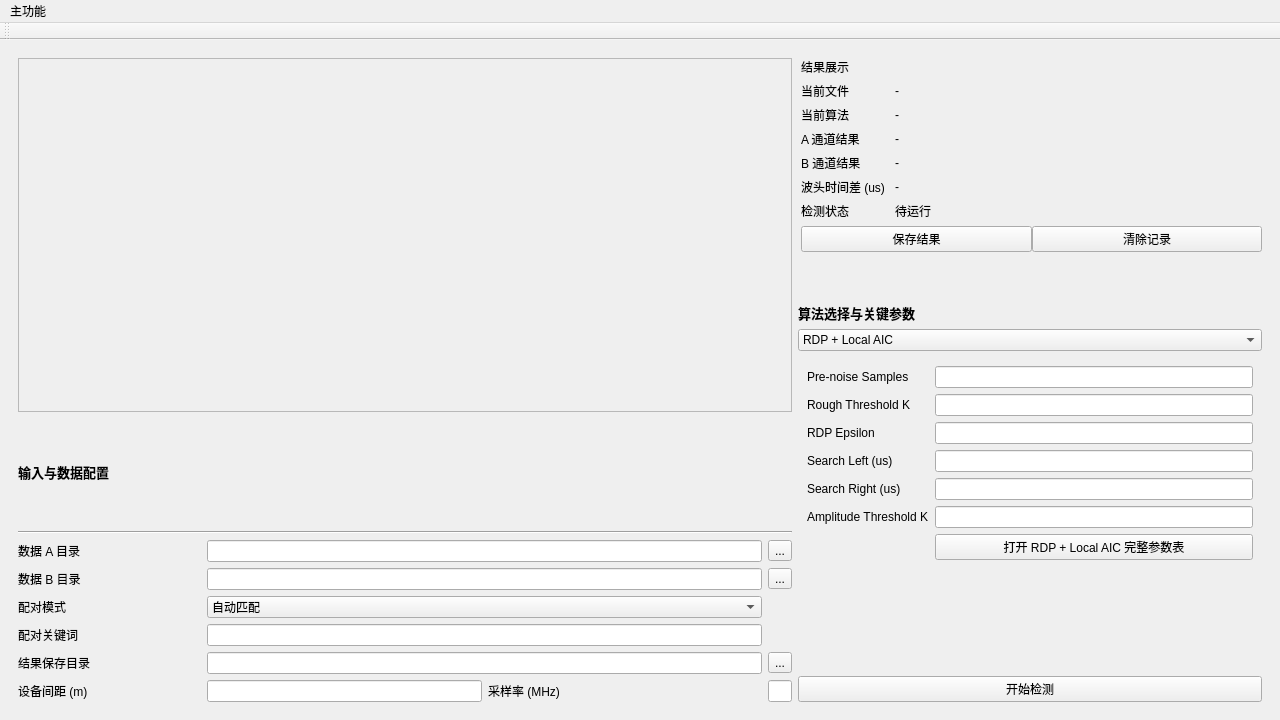
<?xml version='1.0' encoding='UTF-8'?>
<ui version="4.0">
 <class>MainWindow</class>
 <widget class="QMainWindow" name="MainWindow">
  <property name="geometry">
   <rect>
    <x>0</x>
    <y>0</y>
    <width>1280</width>
    <height>720</height>
   </rect>
  </property>
  <property name="windowTitle">
   <string>Wavefront Locator</string>
  </property>
  <widget class="QWidget" name="centralwidget">
   <layout class="QHBoxLayout" name="horizontalLayout" stretch="0">
    <item>
     <widget class="QStackedWidget" name="mainStackedWidget">
      <widget class="QWidget" name="pageWavefrontDetection">
       <layout class="QHBoxLayout" name="horizontalLayout_3" stretch="5,3">
        <item>
         <layout class="QVBoxLayout" name="verticalLayout" stretch="5,4">
          <item>
           <widget class="QFrame" name="framePlotContainer">
            <property name="frameShape">
             <enum>QFrame::StyledPanel</enum>
            </property>
            <property name="frameShadow">
             <enum>QFrame::Raised</enum>
            </property>
           </widget>
          </item>
          <item>
           <layout class="QHBoxLayout" name="horizontalLayout_2" stretch="4">
            <item>
             <layout class="QGridLayout" name="gridLayout_3" columnstretch="2,3,3,1">
              <item row="3" column="1" colspan="2">
               <widget class="QLineEdit" name="editInputDirB">
                <property name="fieldKey" stdset="0">
                 <string>input_dir_b</string>
                </property>
               </widget>
              </item>
              <item row="4" column="0">
               <widget class="QLabel" name="labelMatchMode">
                <property name="text">
                 <string>配对模式</string>
                </property>
               </widget>
              </item>
              <item row="2" column="3">
               <widget class="QToolButton" name="btnBrowseInputDirA">
                <property name="text">
                 <string>...</string>
                </property>
                <property name="targetFieldKey" stdset="0">
                 <string>input_dir_a</string>
                </property>
               </widget>
              </item>
              <item row="6" column="3">
               <widget class="QToolButton" name="btnBrowseOutputDir">
                <property name="text">
                 <string>...</string>
                </property>
                <property name="targetFieldKey" stdset="0">
                 <string>output_dir</string>
                </property>
               </widget>
              </item>
              <item row="5" column="1" colspan="2">
               <widget class="QLineEdit" name="editPairKeyword">
                <property name="fieldKey" stdset="0">
                 <string>pair_keyword</string>
                </property>
               </widget>
              </item>
              <item row="2" column="0">
               <widget class="QLabel" name="labelInputDirA">
                <property name="text">
                 <string>数据 A 目录</string>
                </property>
               </widget>
              </item>
              <item row="7" column="2">
               <widget class="QLabel" name="labelSamplingFreq">
                <property name="text">
                 <string>采样率 (MHz)</string>
                </property>
               </widget>
              </item>
              <item row="6" column="0">
               <widget class="QLabel" name="labelOutputDir">
                <property name="text">
                 <string>结果保存目录</string>
                </property>
               </widget>
              </item>
              <item row="7" column="3">
               <widget class="QLineEdit" name="editSamplingFreqMHz">
                <property name="sizePolicy">
                 <sizepolicy hsizetype="Ignored" vsizetype="Fixed">
                  <horstretch>0</horstretch>
                  <verstretch>0</verstretch>
                 </sizepolicy>
                </property>
                <property name="fieldKey" stdset="0">
                 <string>sampling_freq_mhz</string>
                </property>
               </widget>
              </item>
              <item row="3" column="3">
               <widget class="QToolButton" name="btnBrowseInputDirB">
                <property name="text">
                 <string>...</string>
                </property>
                <property name="targetFieldKey" stdset="0">
                 <string>input_dir_b</string>
                </property>
               </widget>
              </item>
              <item row="0" column="0" colspan="4">
               <widget class="QLabel" name="labelInputSectionTitle">
                <property name="font">
                 <font>
                  <pointsize>10</pointsize>
                  <bold>true</bold>
                 </font>
                </property>
                <property name="text">
                 <string>输入与数据配置</string>
                </property>
               </widget>
              </item>
              <item row="5" column="0">
               <widget class="QLabel" name="labelPairKeyword">
                <property name="text">
                 <string>配对关键词</string>
                </property>
               </widget>
              </item>
              <item row="6" column="1" colspan="2">
               <widget class="QLineEdit" name="editOutputDir">
                <property name="fieldKey" stdset="0">
                 <string>output_dir</string>
                </property>
               </widget>
              </item>
              <item row="1" column="0" colspan="4">
               <widget class="Line" name="line">
                <property name="orientation">
                 <enum>Qt::Horizontal</enum>
                </property>
               </widget>
              </item>
              <item row="7" column="0">
               <widget class="QLabel" name="labelSensorDistance">
                <property name="text">
                 <string>设备间距 (m)</string>
                </property>
               </widget>
              </item>
              <item row="2" column="1" colspan="2">
               <widget class="QLineEdit" name="editInputDirA">
                <property name="fieldKey" stdset="0">
                 <string>input_dir_a</string>
                </property>
               </widget>
              </item>
              <item row="4" column="1" colspan="2">
               <widget class="QComboBox" name="comboMatchMode">
                <item>
                 <property name="text">
                  <string>自动匹配</string>
                 </property>
                </item>
                <item>
                 <property name="text">
                  <string>指定关键词</string>
                 </property>
                </item>
                <property name="fieldKey" stdset="0">
                 <string>pair_mode</string>
                </property>
               </widget>
              </item>
              <item row="7" column="1">
               <widget class="QLineEdit" name="editSensorDistanceM">
                <property name="fieldKey" stdset="0">
                 <string>sensor_distance_m</string>
                </property>
               </widget>
              </item>
              <item row="3" column="0">
               <widget class="QLabel" name="labelInputDirB">
                <property name="text">
                 <string>数据 B 目录</string>
                </property>
               </widget>
              </item>
             </layout>
            </item>
           </layout>
          </item>
         </layout>
        </item>
        <item>
         <layout class="QVBoxLayout" name="verticalLayout_2" stretch="3,5">
          <item>
           <layout class="QFormLayout" name="formLayout">
            <property name="horizontalSpacing">
             <number>10</number>
            </property>
            <property name="verticalSpacing">
             <number>6</number>
            </property>
            <property name="leftMargin">
             <number>3</number>
            </property>
            <property name="rightMargin">
             <number>0</number>
            </property>
            <property name="bottomMargin">
             <number>0</number>
            </property>
            <item row="0" column="0" colspan="2">
             <widget class="QLabel" name="labelResultSectionTitle">
              <property name="text">
               <string>结果展示</string>
              </property>
             </widget>
            </item>
            <item row="1" column="0">
             <widget class="QLabel" name="labelCurrentFile">
              <property name="text">
               <string>当前文件</string>
              </property>
             </widget>
            </item>
            <item row="1" column="1">
             <widget class="QLabel" name="valueCurrentFile">
              <property name="text">
               <string>-</string>
              </property>
             </widget>
            </item>
            <item row="2" column="0">
             <widget class="QLabel" name="labelCurrentAlgorithm">
              <property name="text">
               <string>当前算法</string>
              </property>
             </widget>
            </item>
            <item row="2" column="1">
             <widget class="QLabel" name="valueCurrentAlgorithm">
              <property name="text">
               <string>-</string>
              </property>
             </widget>
            </item>
            <item row="3" column="0">
             <widget class="QLabel" name="labelChannelAResult">
              <property name="text">
               <string>A 通道结果</string>
              </property>
             </widget>
            </item>
            <item row="3" column="1">
             <widget class="QLabel" name="valueChannelAResult">
              <property name="text">
               <string>-</string>
              </property>
             </widget>
            </item>
            <item row="4" column="0">
             <widget class="QLabel" name="labelChannelBResult">
              <property name="text">
               <string>B 通道结果</string>
              </property>
             </widget>
            </item>
            <item row="4" column="1">
             <widget class="QLabel" name="valueChannelBResult">
              <property name="text">
               <string>-</string>
              </property>
             </widget>
            </item>
            <item row="5" column="0">
             <widget class="QLabel" name="labelTimeDifference">
              <property name="text">
               <string>波头时间差 (us)</string>
              </property>
             </widget>
            </item>
            <item row="5" column="1">
             <widget class="QLabel" name="valueTimeDifference">
              <property name="text">
               <string>-</string>
              </property>
             </widget>
            </item>
            <item row="6" column="0">
             <widget class="QLabel" name="labelDetectionStatus">
              <property name="text">
               <string>检测状态</string>
              </property>
             </widget>
            </item>
            <item row="6" column="1">
             <widget class="QLabel" name="valueDetectionStatus">
              <property name="text">
               <string>待运行</string>
              </property>
             </widget>
            </item>
            <item row="7" column="0" colspan="2">
             <layout class="QHBoxLayout" name="horizontalLayout_4">
              <item>
               <widget class="QPushButton" name="btnSaveResult">
                <property name="sizePolicy">
                 <sizepolicy hsizetype="Minimum" vsizetype="Fixed">
                  <horstretch>0</horstretch>
                  <verstretch>0</verstretch>
                 </sizepolicy>
                </property>
                <property name="minimumSize">
                 <size>
                  <width>60</width>
                  <height>0</height>
                 </size>
                </property>
                <property name="text">
                 <string>保存结果</string>
                </property>
                <property name="actionKey" stdset="0">
                 <string>save_result</string>
                </property>
               </widget>
              </item>
              <item>
               <widget class="QPushButton" name="btnClearResult">
                <property name="minimumSize">
                 <size>
                  <width>60</width>
                  <height>0</height>
                 </size>
                </property>
                <property name="text">
                 <string>清除记录</string>
                </property>
                <property name="actionKey" stdset="0">
                 <string>clear_result</string>
                </property>
               </widget>
              </item>
             </layout>
            </item>
           </layout>
          </item>
          <item>
           <layout class="QVBoxLayout" name="verticalLayout_3">
            <item>
             <widget class="QLabel" name="labelAlgorithmSectionTitle">
              <property name="font">
               <font>
                <pointsize>10</pointsize>
                <bold>true</bold>
               </font>
              </property>
              <property name="text">
               <string>算法选择与关键参数</string>
              </property>
             </widget>
            </item>
            <item>
             <widget class="QComboBox" name="comboAlgorithm">
              <item>
               <property name="text">
                <string>RDP + Local AIC</string>
               </property>
              </item>
              <item>
               <property name="text">
                <string>RDP + Global ICEEMDAN-TEO</string>
               </property>
              </item>
              <property name="fieldKey" stdset="0">
               <string>algorithm_id</string>
              </property>
              <property name="toolTip">
               <string>Select algorithm and switch the corresponding key-parameter page</string>
              </property>
             </widget>
            </item>
            <item>
             <widget class="QStackedWidget" name="stackedAlgorithmKeyParams">
              <property name="currentIndex">
               <number>0</number>
              </property>
              <widget class="QWidget" name="pageRdpLocalAicKeyParams">
               <layout class="QFormLayout" name="formLayoutRdpLocalAicKeyParams">
                <item row="0" column="0">
                 <widget class="QLabel" name="labelRdpPreN">
                  <property name="text">
                   <string>Pre-noise Samples</string>
                  </property>
                 </widget>
                </item>
                <item row="0" column="1">
                 <widget class="QLineEdit" name="editRdpLocalAic_pre_n">
                  <property name="algorithmId" stdset="0">
                   <string>rdp_local_aic</string>
                  </property>
                  <property name="paramKey" stdset="0">
                   <string>pre_n</string>
                  </property>
                  <property name="paramType" stdset="0">
                   <string>int</string>
                  </property>
                 </widget>
                </item>
                <item row="1" column="0">
                 <widget class="QLabel" name="labelRdpRoughK">
                  <property name="text">
                   <string>Rough Threshold K</string>
                  </property>
                 </widget>
                </item>
                <item row="1" column="1">
                 <widget class="QLineEdit" name="editRdpLocalAic_rough_k">
                  <property name="algorithmId" stdset="0">
                   <string>rdp_local_aic</string>
                  </property>
                  <property name="paramKey" stdset="0">
                   <string>rough_k</string>
                  </property>
                  <property name="paramType" stdset="0">
                   <string>float</string>
                  </property>
                 </widget>
                </item>
                <item row="2" column="0">
                 <widget class="QLabel" name="labelRdpEpsilon">
                  <property name="text">
                   <string>RDP Epsilon</string>
                  </property>
                 </widget>
                </item>
                <item row="2" column="1">
                 <widget class="QLineEdit" name="editRdpLocalAic_rdp_epsilon">
                  <property name="algorithmId" stdset="0">
                   <string>rdp_local_aic</string>
                  </property>
                  <property name="paramKey" stdset="0">
                   <string>rdp_epsilon</string>
                  </property>
                  <property name="paramType" stdset="0">
                   <string>float</string>
                  </property>
                 </widget>
                </item>
                <item row="3" column="0">
                 <widget class="QLabel" name="labelRdpSearchLeftUs">
                  <property name="text">
                   <string>Search Left (us)</string>
                  </property>
                 </widget>
                </item>
                <item row="3" column="1">
                 <widget class="QLineEdit" name="editRdpLocalAic_search_left_us">
                  <property name="algorithmId" stdset="0">
                   <string>rdp_local_aic</string>
                  </property>
                  <property name="paramKey" stdset="0">
                   <string>search_left_us</string>
                  </property>
                  <property name="paramType" stdset="0">
                   <string>float</string>
                  </property>
                 </widget>
                </item>
                <item row="4" column="0">
                 <widget class="QLabel" name="labelRdpSearchRightUs">
                  <property name="text">
                   <string>Search Right (us)</string>
                  </property>
                 </widget>
                </item>
                <item row="4" column="1">
                 <widget class="QLineEdit" name="editRdpLocalAic_search_right_us">
                  <property name="algorithmId" stdset="0">
                   <string>rdp_local_aic</string>
                  </property>
                  <property name="paramKey" stdset="0">
                   <string>search_right_us</string>
                  </property>
                  <property name="paramType" stdset="0">
                   <string>float</string>
                  </property>
                 </widget>
                </item>
                <item row="6" column="1">
                 <widget class="QPushButton" name="btnOpenRdpLocalAicParamDialog">
                  <property name="text">
                   <string>打开 RDP + Local AIC 完整参数表</string>
                  </property>
                  <property name="algorithmId" stdset="0">
                   <string>rdp_local_aic</string>
                  </property>
                 </widget>
                </item>
                <item row="5" column="0">
                 <widget class="QLabel" name="labelRdpAmpK">
                  <property name="text">
                   <string>Amplitude Threshold K</string>
                  </property>
                 </widget>
                </item>
                <item row="5" column="1">
                 <widget class="QLineEdit" name="editRdpLocalAic_amp_k">
                  <property name="algorithmId" stdset="0">
                   <string>rdp_local_aic</string>
                  </property>
                  <property name="paramKey" stdset="0">
                   <string>amp_k</string>
                  </property>
                  <property name="paramType" stdset="0">
                   <string>float</string>
                  </property>
                 </widget>
                </item>
               </layout>
               <property name="algorithmId" stdset="0">
                <string>rdp_local_aic</string>
               </property>
              </widget>
              <widget class="QWidget" name="pageIceemdanTeoKeyParams">
               <layout class="QFormLayout" name="formLayoutIceemdanTeoKeyParams">
                <item row="0" column="0">
                 <widget class="QLabel" name="labelIceRdpEpsilon">
                  <property name="text">
                   <string>RDP Epsilon</string>
                  </property>
                 </widget>
                </item>
                <item row="0" column="1">
                 <widget class="QLineEdit" name="editIceemdanTeo_rdp_epsilon">
                  <property name="algorithmId" stdset="0">
                   <string>rdp_global_iceemdan_teo</string>
                  </property>
                  <property name="paramKey" stdset="0">
                   <string>rdp_epsilon</string>
                  </property>
                  <property name="paramType" stdset="0">
                   <string>float</string>
                  </property>
                 </widget>
                </item>
                <item row="1" column="0">
                 <widget class="QLabel" name="labelIceEnsembleSize">
                  <property name="text">
                   <string>ICEEMDAN Ensemble Size</string>
                  </property>
                 </widget>
                </item>
                <item row="1" column="1">
                 <widget class="QLineEdit" name="editIceemdanTeo_ensemble_size">
                  <property name="algorithmId" stdset="0">
                   <string>rdp_global_iceemdan_teo</string>
                  </property>
                  <property name="paramKey" stdset="0">
                   <string>ensemble_size</string>
                  </property>
                  <property name="paramType" stdset="0">
                   <string>int</string>
                  </property>
                 </widget>
                </item>
                <item row="2" column="0">
                 <widget class="QLabel" name="labelIceNoiseStrength">
                  <property name="text">
                   <string>ICEEMDAN Noise Strength</string>
                  </property>
                 </widget>
                </item>
                <item row="2" column="1">
                 <widget class="QLineEdit" name="editIceemdanTeo_noise_strength">
                  <property name="algorithmId" stdset="0">
                   <string>rdp_global_iceemdan_teo</string>
                  </property>
                  <property name="paramKey" stdset="0">
                   <string>noise_strength</string>
                  </property>
                  <property name="paramType" stdset="0">
                   <string>float</string>
                  </property>
                 </widget>
                </item>
                <item row="3" column="0">
                 <widget class="QLabel" name="labelIceSigmaK">
                  <property name="text">
                   <string>Threshold Sigma K</string>
                  </property>
                 </widget>
                </item>
                <item row="3" column="1">
                 <widget class="QLineEdit" name="editIceemdanTeo_sigma_k">
                  <property name="algorithmId" stdset="0">
                   <string>rdp_global_iceemdan_teo</string>
                  </property>
                  <property name="paramKey" stdset="0">
                   <string>sigma_k</string>
                  </property>
                  <property name="paramType" stdset="0">
                   <string>float</string>
                  </property>
                 </widget>
                </item>
                <item row="4" column="0">
                 <widget class="QLabel" name="labelIcePickMode">
                  <property name="text">
                   <string>Head Pick Mode</string>
                  </property>
                 </widget>
                </item>
                <item row="4" column="1">
                 <widget class="QComboBox" name="comboIceemdanTeo_pick_mode">
                  <item>
                   <property name="text">
                    <string>first_cross</string>
                   </property>
                  </item>
                  <item>
                   <property name="text">
                    <string>max</string>
                   </property>
                  </item>
                  <item>
                   <property name="text">
                    <string>first_sig_slope</string>
                   </property>
                  </item>
                  <property name="algorithmId" stdset="0">
                   <string>rdp_global_iceemdan_teo</string>
                  </property>
                  <property name="paramKey" stdset="0">
                   <string>pick_mode</string>
                  </property>
                  <property name="paramType" stdset="0">
                   <string>choice</string>
                  </property>
                 </widget>
                </item>
                <item row="6" column="1">
                 <widget class="QPushButton" name="btnOpenIceemdanTeoParamDialog">
                  <property name="text">
                   <string>打开 RDP + Global ICEEMDAN-TEO 完整参数表</string>
                  </property>
                  <property name="algorithmId" stdset="0">
                   <string>rdp_global_iceemdan_teo</string>
                  </property>
                 </widget>
                </item>
                <item row="5" column="0">
                 <widget class="QLabel" name="labelIceCrossConsecutive">
                  <property name="text">
                   <string>Cross Consecutive</string>
                  </property>
                 </widget>
                </item>
                <item row="5" column="1">
                 <widget class="QLineEdit" name="editIceemdanTeo_cross_consecutive">
                  <property name="algorithmId" stdset="0">
                   <string>rdp_global_iceemdan_teo</string>
                  </property>
                  <property name="paramKey" stdset="0">
                   <string>cross_consecutive</string>
                  </property>
                  <property name="paramType" stdset="0">
                   <string>int</string>
                  </property>
                 </widget>
                </item>
               </layout>
               <property name="algorithmId" stdset="0">
                <string>rdp_global_iceemdan_teo</string>
               </property>
              </widget>
              <property name="toolTip">
               <string>Key parameter pages for each algorithm</string>
              </property>
             </widget>
            </item>
            <item>
             <widget class="QPushButton" name="btnRunDetection">
              <property name="text">
               <string>开始检测</string>
              </property>
              <property name="actionKey" stdset="0">
               <string>run_detection</string>
              </property>
             </widget>
            </item>
           </layout>
          </item>
         </layout>
        </item>
       </layout>
      </widget>
      <widget class="QWidget" name="pageReserved" />
     </widget>
    </item>
   </layout>
  </widget>
  <widget class="QMenuBar" name="menubar">
   <property name="geometry">
    <rect>
     <x>0</x>
     <y>0</y>
     <width>907</width>
     <height>21</height>
    </rect>
   </property>
   <widget class="QMenu" name="menu">
    <property name="title">
     <string>主功能</string>
    </property>
   </widget>
   <addaction name="menu" />
  </widget>
  <widget class="QToolBar" name="toolBar">
   <property name="windowTitle">
    <string>toolBar</string>
   </property>
   <attribute name="toolBarArea">
    <enum>TopToolBarArea</enum>
   </attribute>
   <attribute name="toolBarBreak">
    <bool>false</bool>
   </attribute>
  </widget>
 </widget>
 <resources />
 <connections />
</ui>
